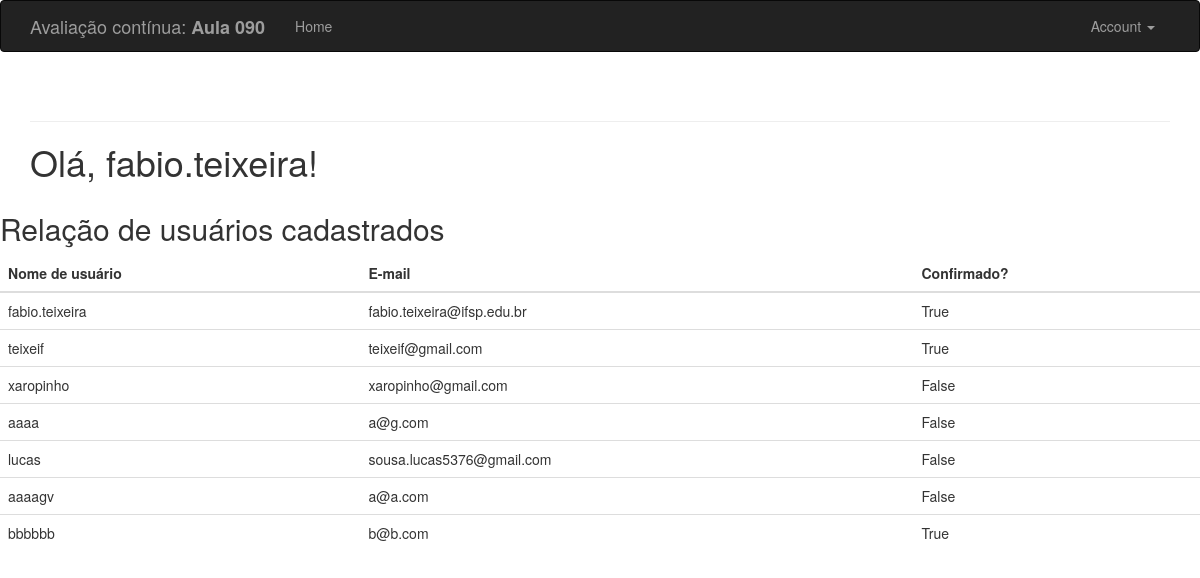
Page / (signed in) on the earlier database version.
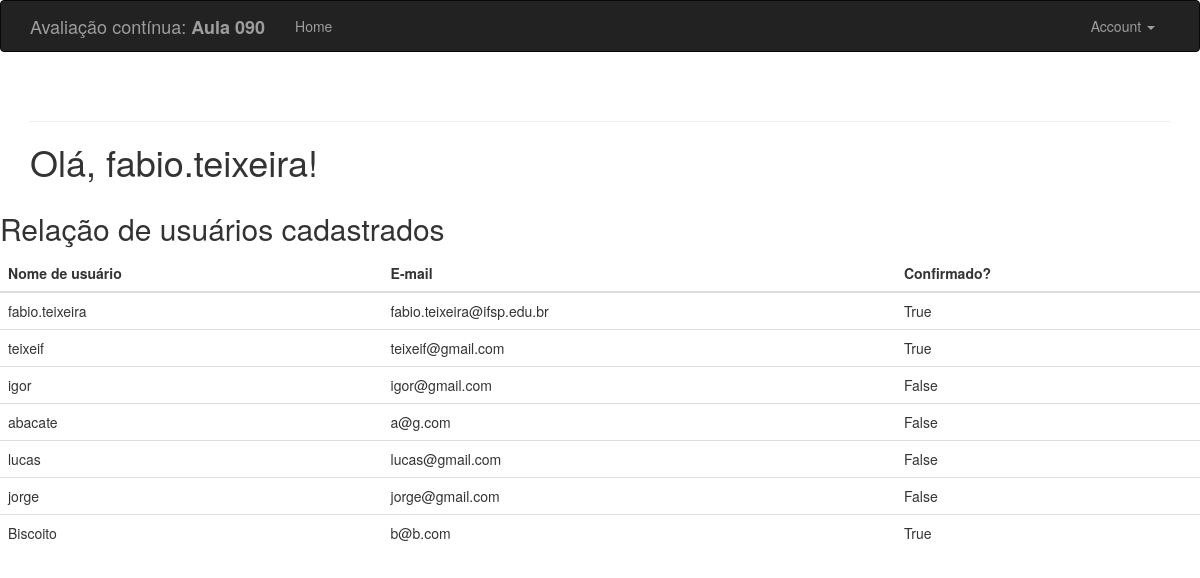
Same page on the later database version.
### app/models.py (models this page shows, shortened)
class User(UserMixin, db.Model):
    __tablename__ = 'users'
    id = db.Column(db.Integer, primary_key=True)
    email = db.Column(db.String(64), unique=True, index=True)
    username = db.Column(db.String(64), unique=True, index=True)
    role_id = db.Column(db.Integer, db.ForeignKey('roles.id'))
    password_hash = db.Column(db.String(128))
    confirmed = db.Column(db.Boolean, default=False)
    @property
    def password(self):
        raise AttributeError('password is not a readable attribute')

### app/main/views.py (the view)
@main.route('/')
def index():
    users = User.query.all()
    return render_template('index.html', users=users)

### app/auth/views.py (called while the page is built)
@auth.before_app_request
def before_request():
    if current_user.is_authenticated \
            and not current_user.confirmed \
            and request.endpoint \
            and request.blueprint != 'auth' \
            and request.endpoint != 'static':
        return redirect(url_for('auth.unconfirmed'))

### app/models.py (called while the page is built)
@login_manager.user_loader
def load_user(user_id):
    return User.query.get(int(user_id))

### app/templates/index.html (shortened to what this page needs)
{% extends "base.html" %}
{% block page_content %}
{% if current_user.is_authenticated %}
    <div class="page-header"></div>
        <h1>Olá, {% if current_user.is_authenticated %}{{ current_user.username }}{% else %}Desconhecido{% endif %}!</h1>
    </div>
    <h2>Relação de usuários cadastrados</h2>
    <table class="table">
        <thead>
            <tr>
                <th>Nome de usuário</th>
                <th>E-mail</th>
                <th>Confirmado?</th>
            </tr>
        </thead>
        <tbody>
            {% for user in users %}
            <tr>
                <td>{{ user.username }}</td>
                <td>{{ user.email }}</td>
                <td>{{ user.confirmed }}</td>
            </tr>
            {% endfor %}
        </tbody>
    </table>
{% endif %}
{% endblock %}

### app/templates/base.html (shortened to what this page needs)
{% extends "bootstrap/base.html" %}
{% block head %}
{{ super() }}
{% endblock %}
{% block navbar %}
<div class="navbar navbar-inverse" role="navigation">
    <div class="container">
        <div class="navbar-header">
            <a class="navbar-brand" href="{{ url_for('main.index') }}">Avaliação contínua: <b>Aula 090</b></a>
        </div>
        <div class="navbar-collapse collapse">
            <ul class="nav navbar-nav">
                <li><a href="{{ url_for('main.index') }}">Home</a></li>
            </ul>
            <ul class="nav navbar-nav navbar-right">
                {% if current_user.is_authenticated %}
                <li class="dropdown">
                    <a href="#" class="dropdown-toggle" data-toggle="dropdown">Account <b class="caret"></b></a>
                </li>
                {% else %}
                <li><a href="{{ url_for('auth.login') }}">Log In</a></li>
                {% endif %}
            </ul>
        </div>
    </div>
</div>
{% endblock %}
{% block content %}
<div class="container">
    {% block page_content %}{% endblock %}
{% endblock %}

Differences in the rows shown:
changed User: username "xaropinho" → "igor"; email "xaropinho@gmail.com" → "igor@gmail.com"
changed User "a@g.com": username "aaaa" → "abacate"
changed User "lucas": email "sousa.lucas5376@gmail.com" → "lucas@gmail.com"
changed User: username "aaaagv" → "jorge"; email "a@a.com" → "jorge@gmail.com"
changed User "b@b.com": username "bbbbbb" → "Biscoito"
